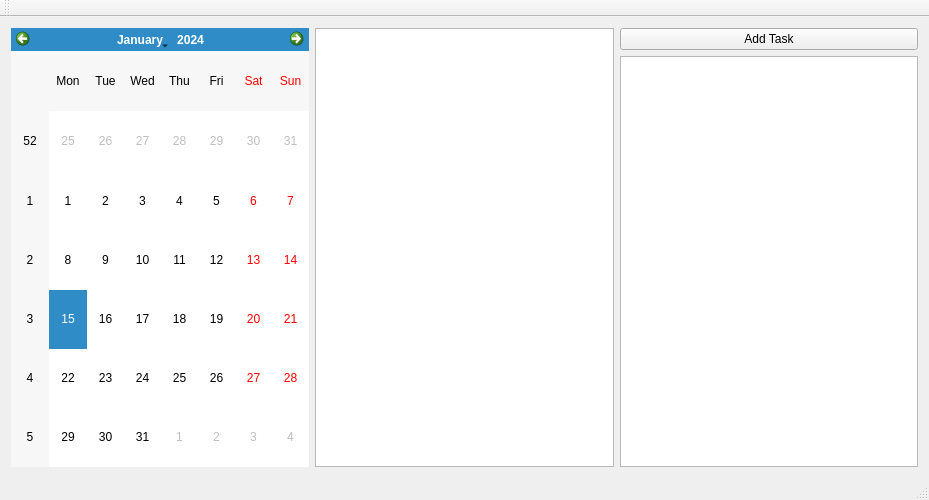
<?xml version="1.0" encoding="UTF-8"?>
<ui version="4.0">
 <class>MainWindow</class>
 <widget class="QMainWindow" name="MainWindow">
  <property name="geometry">
   <rect>
    <x>0</x>
    <y>0</y>
    <width>929</width>
    <height>500</height>
   </rect>
  </property>
  <property name="windowTitle">
   <string>UniScheduler</string>
  </property>
  <widget class="QWidget" name="centralWidget">
   <layout class="QHBoxLayout" name="horizontalLayout">
    <item>
     <widget class="QCalendarWidget" name="calendarWidget"/>
    </item>
    <item>
     <widget class="QPlainTextEdit" name="plainTextEdit">
      <property name="documentTitle">
       <string/>
      </property>
      <property name="textInteractionFlags">
       <set>Qt::TextSelectableByKeyboard|Qt::TextSelectableByMouse</set>
      </property>
     </widget>
    </item>
    <item>
     <layout class="QVBoxLayout" name="verticalLayout">
      <item>
       <widget class="QPushButton" name="addTaskButton">
        <property name="text">
         <string>Add Task</string>
        </property>
       </widget>
      </item>
      <item>
       <widget class="QListView" name="taskListView"/>
      </item>
     </layout>
    </item>
   </layout>
  </widget>
  <widget class="QMenuBar" name="menuBar">
   <property name="geometry">
    <rect>
     <x>0</x>
     <y>0</y>
     <width>929</width>
     <height>22</height>
    </rect>
   </property>
  </widget>
  <widget class="QToolBar" name="mainToolBar">
   <attribute name="toolBarArea">
    <enum>TopToolBarArea</enum>
   </attribute>
   <attribute name="toolBarBreak">
    <bool>false</bool>
   </attribute>
  </widget>
  <widget class="QStatusBar" name="statusBar"/>
 </widget>
 <layoutdefault spacing="6" margin="11"/>
 <resources/>
 <connections/>
</ui>
